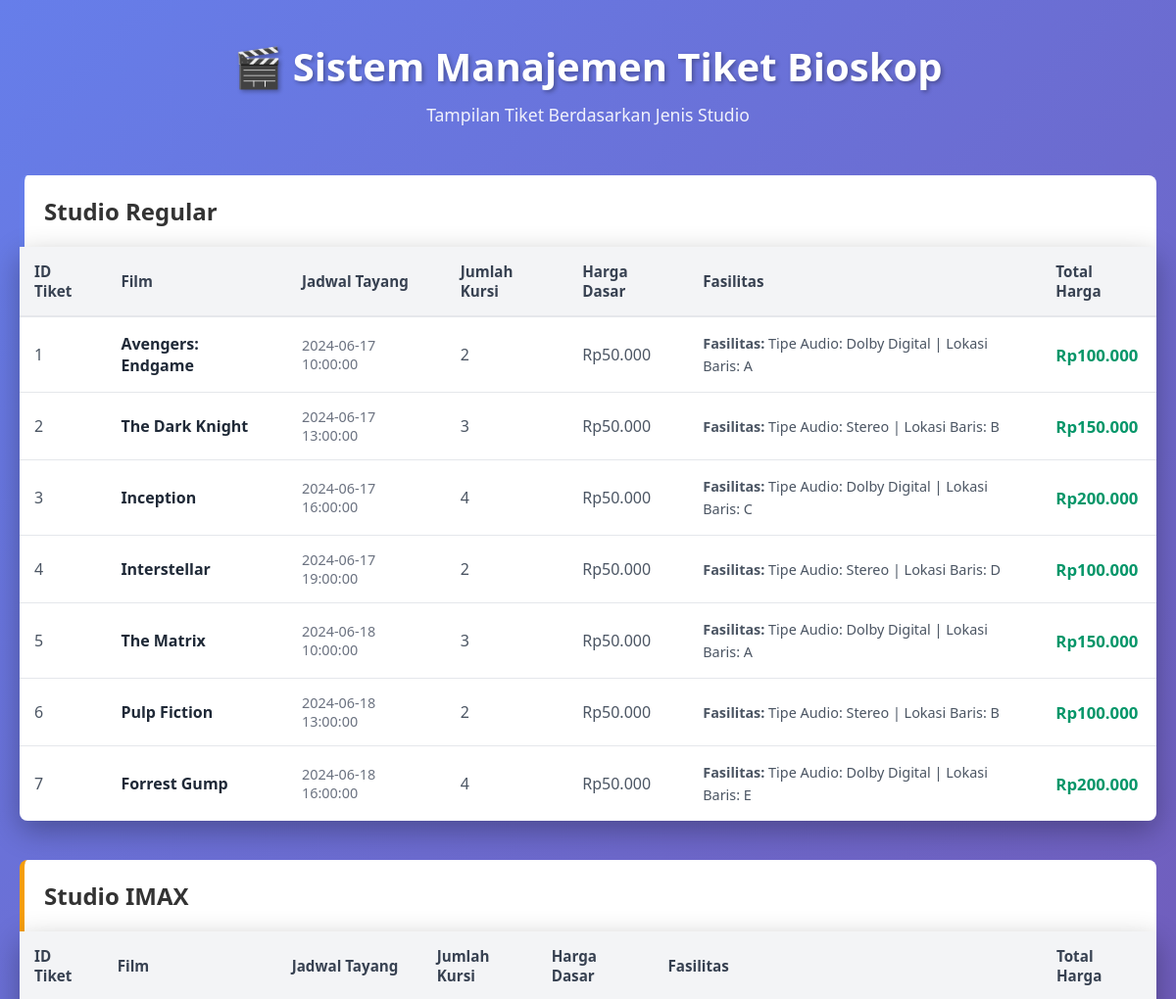
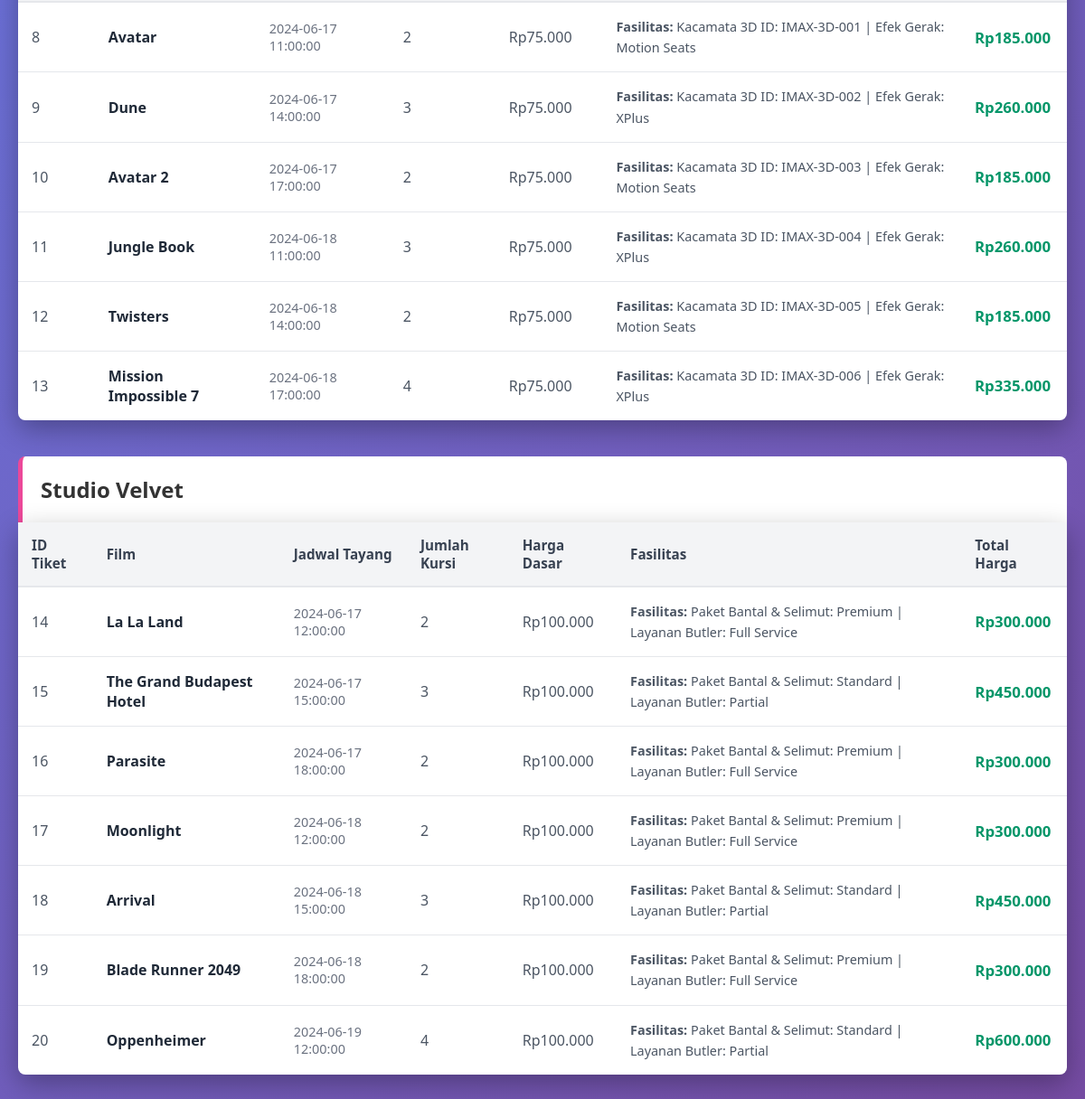
The page / on the database its author committed (2 pictures, top to bottom).
### tables this page shows
CREATE TABLE `tabel_tiket` (
    `id_tiket` INT PRIMARY KEY AUTO_INCREMENT,
    `nama_film` VARCHAR(100) NOT NULL,
    `jadwal_tayang` DATETIME NOT NULL,
    `jumlah_kursi` INT NOT NULL,
    `harga_dasar_tiket` DECIMAL(10, 2) NOT NULL,
    `jenis_studio` ENUM('Regular', 'IMAX', 'Velvet') NOT NULL,
    
     
    `tipe_audio` VARCHAR(50),
    `lokasi_baris` VARCHAR(10),
    `kacamata_3d_id` VARCHAR(50),
    `efek_gerak_fitur` VARCHAR(50),
    `bantal_selimut_pack` VARCHAR(50),
    `layanan_butler` VARCHAR(50),
    
    `created_at` TIMESTAMP DEFAULT CURRENT_TIMESTAMP,
    
    KEY `idx_jenis_studio` (`jenis_studio`)
);

### Tiket.php (called while the page is built, shortened)
<?php
abstract class Tiket {
    protected int $id_tiket;
    protected string $nama_film;
    protected string $jadwal_tayang;
    protected int $jumlah_kursi;
    protected float $hargaDasarTiket;
    public function __construct(
        int $id_tiket,
        string $nama_film,
        string $jadwal_tayang,
        int $jumlah_kursi,
        float $hargaDasarTiket
    ) {
        $this->id_tiket = $id_tiket;
        $this->nama_film = $nama_film;
        $this->jadwal_tayang = $jadwal_tayang;
        $this->jumlah_kursi = $jumlah_kursi;
        $this->hargaDasarTiket = $hargaDasarTiket;
    }
    public function getIdTiket(): int {
        return $this->id_tiket;
    }
    public function getNamaFilm(): string {
        return $this->nama_film;
    }
    public function getJadwalTayang(): string {
        return $this->jadwal_tayang;
    }
    public function getJumlahKursi(): int {
        return $this->jumlah_kursi;
    }
    public function getHargaDasarTiket(): float {
        return $this->hargaDasarTiket;
    }
}

### index.php (the view, shortened to what this page needs)
<?php
$config = require_once __DIR__ . '/config.php';
require_once __DIR__ . '/Tiket.php';
require_once __DIR__ . '/TiketRegular.php';
require_once __DIR__ . '/TiketIMAX.php';
require_once __DIR__ . '/TiketVelvet.php';
$db = new Database($config['database']);
$pdo = $db->getConnection();
$tiketRegular = [];
$tiketImax = [];
$tiketVelvet = [];
try {
    $query = "SELECT * FROM tabel_tiket ORDER BY jenis_studio, id_tiket";
    $stmt = $pdo->prepare($query);
    $stmt->execute();
    $data = $stmt->fetchAll();
    foreach ($data as $row) {
        $jenis_studio = strtolower($row['jenis_studio'] ?? '');
        try {
            if ($jenis_studio === 'regular') {
                $tiket = TiketRegular::fromDatabaseRow($row);
                $tiketRegular[] = $tiket;
            } elseif ($jenis_studio === 'imax') {
                $tiket = TiketIMAX::fromDatabaseRow($row);
                $tiketImax[] = $tiket;
            } elseif ($jenis_studio === 'velvet') {
                $tiket = TiketVelvet::fromDatabaseRow($row);
                $tiketVelvet[] = $tiket;
            }
        } catch (InvalidArgumentException $e) {
            error_log("Skipping ticket due to validation error: " . $e->getMessage());
            continue;
        }
    }
} catch (PDOException $e) {
    die("Database Error: " . $e->getMessage());
}
?>
<!DOCTYPE html>
<html lang="id">
<head>
</head>
<body>
    <div class="container">
        <div class="header">
            <h1>🎬 Sistem Manajemen Tiket Bioskop</h1>
            <p>Tampilan Tiket Berdasarkan Jenis Studio</p>
        </div>
        <div class="studio-section">
            <div class="studio-title">Studio Regular</div>
            <div class="table-wrapper">
                <?php if (empty($tiketRegular)): ?>
                    <div class="empty-message">Tidak ada tiket untuk Studio Regular</div>
                <?php else: ?>
                    <table>
                        <thead>
                            <tr>
                                <th>ID Tiket</th>
                                <th>Film</th>
                                <th>Jadwal Tayang</th>
                                <th>Jumlah Kursi</th>
                                <th>Harga Dasar</th>
                                <th>Fasilitas</th>
                                <th>Total Harga</th>
                            </tr>
                        </thead>
                        <tbody>
                            <?php foreach ($tiketRegular as $tiket): ?>
                                <tr>
                                    <td><?php echo htmlspecialchars((string) $tiket->getIdTiket()); ?></td>
                                    <td class="film-name"><?php echo htmlspecialchars($tiket->getNamaFilm()); ?></td>
                                    <td class="schedule"><?php echo htmlspecialchars($tiket->getJadwalTayang()); ?></td>
                                    <td><?php echo htmlspecialchars((string) $tiket->getJumlahKursi()); ?></td>
                                    <td>Rp<?php echo number_format($tiket->getHargaDasarTiket(), 0, ',', '.'); ?></td>
                                    <td class="facilities">
                                        <?php $tiket->tampilkanInfoFasilitas(); ?>
                                    </td>
                                    <td class="price">Rp<?php echo number_format($tiket->hitungTotalHarga(), 0, ',', '.'); ?></td>
                                </tr>
                            <?php endforeach; ?>
                        </tbody>
                    </table>
                <?php endif; ?>
            </div>
        </div>
        <div class="studio-section">
            <div class="studio-title imax">Studio IMAX</div>
            <div class="table-wrapper">
                <?php if (empty($tiketImax)): ?>
                    <div class="empty-message">Tidak ada tiket untuk Studio IMAX</div>
                <?php else: ?>
                    <table>
                        <thead>
                            <tr>
                                <th>ID Tiket</th>
                                <th>Film</th>
                                <th>Jadwal Tayang</th>
                                <th>Jumlah Kursi</th>
                                <th>Harga Dasar</th>
                                <th>Fasilitas</th>
                                <th>Total Harga</th>
                            </tr>
                        </thead>
                        <tbody>
                            <?php foreach ($tiketImax as $tiket): ?>
                                <tr>
                                    <td><?php echo htmlspecialchars((string) $tiket->getIdTiket()); ?></td>
                                    <td class="film-name"><?php echo htmlspecialchars($tiket->getNamaFilm()); ?></td>
                                    <td class="schedule"><?php echo htmlspecialchars($tiket->getJadwalTayang()); ?></td>
                                    <td><?php echo htmlspecialchars((string) $tiket->getJumlahKursi()); ?></td>
                                    <td>Rp<?php echo number_format($tiket->getHargaDasarTiket(), 0, ',', '.'); ?></td>
                                    <td class="facilities">
                                        <?php $tiket->tampilkanInfoFasilitas(); ?>
                                    </td>
                                    <td class="price">Rp<?php echo number_format($tiket->hitungTotalHarga(), 0, ',', '.'); ?></td>
                                </tr>
                            <?php endforeach; ?>
                        </tbody>
                    </table>
                <?php endif; ?>
            </div>
        </div>
        <div class="studio-section">
            <div class="studio-title velvet">Studio Velvet</div>
            <div class="table-wrapper">
                <?php if (empty($tiketVelvet)): ?>
                    <div class="empty-message">Tidak ada tiket untuk Studio Velvet</div>
                <?php else: ?>
                    <table>
                        <thead>
                            <tr>
                                <th>ID Tiket</th>
                                <th>Film</th>
                                <th>Jadwal Tayang</th>
                                <th>Jumlah Kursi</th>
                                <th>Harga Dasar</th>
                                <th>Fasilitas</th>
                                <th>Total Harga</th>
                            </tr>
                        </thead>
                        <tbody>
                            <?php foreach ($tiketVelvet as $tiket): ?>
                                <tr>
                                    <td><?php echo htmlspecialchars((string) $tiket->getIdTiket()); ?></td>
                                    <td class="film-name"><?php echo htmlspecialchars($tiket->getNamaFilm()); ?></td>
                                    <td class="schedule"><?php echo htmlspecialchars($tiket->getJadwalTayang()); ?></td>
                                    <td><?php echo htmlspecialchars((string) $tiket->getJumlahKursi()); ?></td>
                                    <td>Rp<?php echo number_format($tiket->getHargaDasarTiket(), 0, ',', '.'); ?></td>
                                    <td class="facilities">
                                        <?php $tiket->tampilkanInfoFasilitas(); ?>
                                    </td>
                                    <td class="price">Rp<?php echo number_format($tiket->hitungTotalHarga(), 0, ',', '.'); ?></td>
                                </tr>
                            <?php endforeach; ?>
                        </tbody>
                    </table>
                <?php endif; ?>
            </div>
        </div>
    </div>
</body>
</html>

### TiketRegular.php (shortened to what this page needs)
<?php
class TiketRegular extends Tiket {
    protected string $tipeAudio;
    protected string $lokasiBaris;
    public function __construct(
        int $id_tiket,
        string $nama_film,
        string $jadwal_tayang,
        int $jumlah_kursi,
        float $hargaDasarTiket,
        string $tipeAudio,
        string $lokasiBaris
    ) {
        $this->tipeAudio = $tipeAudio;
        $this->lokasiBaris = $lokasiBaris;
    }
    public static function fromDatabaseRow(array $data): self {
        $required = ['id_tiket', 'nama_film', 'jadwal_tayang', 'jumlah_kursi', 'harga_dasar_tiket', 'tipe_audio', 'lokasi_baris'];
        return new self(
            (int) $data['id_tiket'],
            (string) $data['nama_film'],
            (string) $data['jadwal_tayang'],
            (int) $data['jumlah_kursi'],
            (float) $data['harga_dasar_tiket'],
            (string) $data['tipe_audio'],
            (string) $data['lokasi_baris']
        );
    }
    public function hitungTotalHarga(): float {
        return (float) ($this->jumlah_kursi * $this->hargaDasarTiket);
    }
    public function tampilkanInfoFasilitas(): void {
        echo "<strong>Fasilitas:</strong> Tipe Audio: {$this->tipeAudio} | Lokasi Baris: {$this->lokasiBaris}";
    }
}

### TiketIMAX.php (shortened to what this page needs)
<?php
class TiketIMAX extends Tiket {
    protected string $kacamata3dId;
    protected string $efekGerakFitur;
    public function __construct(
        int $id_tiket,
        string $nama_film,
        string $jadwal_tayang,
        int $jumlah_kursi,
        float $hargaDasarTiket,
        string $kacamata3dId,
        string $efekGerakFitur
    ) {
        $this->kacamata3dId = $kacamata3dId;
        $this->efekGerakFitur = $efekGerakFitur;
    }
    public static function fromDatabaseRow(array $data): self {
        $required = ['id_tiket', 'nama_film', 'jadwal_tayang', 'jumlah_kursi', 'harga_dasar_tiket', 'kacamata_3d_id', 'efek_gerak_fitur'];
        return new self(
            (int) $data['id_tiket'],
            (string) $data['nama_film'],
            (string) $data['jadwal_tayang'],
            (int) $data['jumlah_kursi'],
            (float) $data['harga_dasar_tiket'],
            (string) $data['kacamata_3d_id'],
            (string) $data['efek_gerak_fitur']
        );
    }
    public function hitungTotalHarga(): float {
        return (float) (($this->jumlah_kursi * $this->hargaDasarTiket) + 35000);
    }
    public function tampilkanInfoFasilitas(): void {
        echo "<strong>Fasilitas:</strong> Kacamata 3D ID: {$this->kacamata3dId} | Efek Gerak: {$this->efekGerakFitur}";
    }
}

### TiketVelvet.php (shortened to what this page needs)
<?php
class TiketVelvet extends Tiket {
    protected string $bantalSelimutPack;
    protected string $layananButler;
    public function __construct(
        int $id_tiket,
        string $nama_film,
        string $jadwal_tayang,
        int $jumlah_kursi,
        float $hargaDasarTiket,
        string $bantalSelimutPack,
        string $layananButler
    ) {
        $this->bantalSelimutPack = $bantalSelimutPack;
        $this->layananButler = $layananButler;
    }
    public static function fromDatabaseRow(array $data): self {
        $required = ['id_tiket', 'nama_film', 'jadwal_tayang', 'jumlah_kursi', 'harga_dasar_tiket', 'bantal_selimut_pack', 'layanan_butler'];
        return new self(
            (int) $data['id_tiket'],
            (string) $data['nama_film'],
            (string) $data['jadwal_tayang'],
            (int) $data['jumlah_kursi'],
            (float) $data['harga_dasar_tiket'],
            (string) $data['bantal_selimut_pack'],
            (string) $data['layanan_butler']
        );
    }
    public function hitungTotalHarga(): float {
        return (float) (($this->jumlah_kursi * $this->hargaDasarTiket) * 1.50);
    }
    public function tampilkanInfoFasilitas(): void {
        echo "<strong>Fasilitas:</strong> Paket Bantal & Selimut: {$this->bantalSelimutPack} | Layanan Butler: {$this->layananButler}";
    }
}

### index.php (style rules this page uses)
* { margin: 0; padding: 0; box-sizing: border-box; }
body { font-family: 'Segoe UI', Tahoma, Geneva, Verdana, sans-serif; background: linear-gradient(135deg, #667eea 0%, #764ba2 100%); min-height: 100vh; padding: 40px 20px; }
.container { max-width: 1200px; margin: 0 auto; }
.header { text-align: center; color: white; margin-bottom: 50px; }
.header h1 { font-size: 2.5rem; margin-bottom: 10px; text-shadow: 2px 2px 4px rgba(0, 0, 0, 0.3); }
.header p { font-size: 1.1rem; opacity: 0.9; }
.studio-section { margin-bottom: 40px; }
.studio-title { background: white; padding: 20px; border-radius: 8px 8px 0 0; border-left: 5px solid #667eea; font-size: 1.5rem; font-weight: bold; color: #333; }
.studio-title.imax { border-left-color: #f59e0b; }
.studio-title.velvet { border-left-color: #ec4899; }
.table-wrapper { background: white; border-radius: 0 0 8px 8px; overflow: hidden; box-shadow: 0 10px 30px rgba(0, 0, 0, 0.3); }
table { width: 100%; border-collapse: collapse; }
thead { background: #f3f4f6; border-bottom: 2px solid #e5e7eb; }
th { padding: 15px; text-align: left; font-weight: 600; color: #374151; font-size: 0.95rem; }
td { padding: 15px; border-bottom: 1px solid #e5e7eb; color: #4b5563; }
tbody tr:last-child td { border-bottom: none; }
.film-name { font-weight: 600; color: #1f2937; }
.schedule { font-size: 0.9rem; color: #6b7280; }
.facilities { font-size: 0.9rem; color: #4b5563; line-height: 1.6; }
.price { font-weight: 700; color: #059669; font-size: 1.05rem; }

### rows shown on the page
tabel_tiket: id_tiket "1", nama_film "Avengers: Endgame", jadwal_tayang "2024-06-17 10:00:00", jumlah_kursi "2", harga_dasar_tiket "50.000", tipe_audio "Dolby Digital", lokasi_baris "A", $tiket->hitungTotalHarga() "100.000"
tabel_tiket: id_tiket "2", nama_film "The Dark Knight", jadwal_tayang "2024-06-17 13:00:00", jumlah_kursi "3", harga_dasar_tiket "50.000", tipe_audio "Stereo", lokasi_baris "B", $tiket->hitungTotalHarga() "150.000"
tabel_tiket: id_tiket "3", nama_film "Inception", jadwal_tayang "2024-06-17 16:00:00", jumlah_kursi "4", harga_dasar_tiket "50.000", tipe_audio "Dolby Digital", lokasi_baris "C", $tiket->hitungTotalHarga() "200.000"
tabel_tiket: id_tiket "4", nama_film "Interstellar", jadwal_tayang "2024-06-17 19:00:00", jumlah_kursi "2", harga_dasar_tiket "50.000", tipe_audio "Stereo", lokasi_baris "D", $tiket->hitungTotalHarga() "100.000"
tabel_tiket: id_tiket "5", nama_film "The Matrix", jadwal_tayang "2024-06-18 10:00:00", jumlah_kursi "3", harga_dasar_tiket "50.000", tipe_audio "Dolby Digital", lokasi_baris "A", $tiket->hitungTotalHarga() "150.000"
tabel_tiket: id_tiket "6", nama_film "Pulp Fiction", jadwal_tayang "2024-06-18 13:00:00", jumlah_kursi "2", harga_dasar_tiket "50.000", tipe_audio "Stereo", lokasi_baris "B", $tiket->hitungTotalHarga() "100.000"
tabel_tiket: id_tiket "7", nama_film "Forrest Gump", jadwal_tayang "2024-06-18 16:00:00", jumlah_kursi "4", harga_dasar_tiket "50.000", tipe_audio "Dolby Digital", lokasi_baris "E", $tiket->hitungTotalHarga() "200.000"
tabel_tiket: id_tiket "8", nama_film "Avatar", jadwal_tayang "2024-06-17 11:00:00", jumlah_kursi "2", harga_dasar_tiket "75.000", kacamata_3d "IMAX-3D-001", efek_gerak_fitur "Motion Seats", $tiket->hitungTotalHarga() "185.000"
tabel_tiket: id_tiket "9", nama_film "Dune", jadwal_tayang "2024-06-17 14:00:00", jumlah_kursi "3", harga_dasar_tiket "75.000", kacamata_3d "IMAX-3D-002", efek_gerak_fitur "XPlus", $tiket->hitungTotalHarga() "260.000"
tabel_tiket: id_tiket "10", nama_film "Avatar 2", jadwal_tayang "2024-06-17 17:00:00", jumlah_kursi "2", harga_dasar_tiket "75.000", kacamata_3d "IMAX-3D-003", efek_gerak_fitur "Motion Seats", $tiket->hitungTotalHarga() "185.000"
tabel_tiket: id_tiket "11", nama_film "Jungle Book", jadwal_tayang "2024-06-18 11:00:00", jumlah_kursi "3", harga_dasar_tiket "75.000", kacamata_3d "IMAX-3D-004", efek_gerak_fitur "XPlus", $tiket->hitungTotalHarga() "260.000"
tabel_tiket: id_tiket "12", nama_film "Twisters", jadwal_tayang "2024-06-18 14:00:00", jumlah_kursi "2", harga_dasar_tiket "75.000", kacamata_3d "IMAX-3D-005", efek_gerak_fitur "Motion Seats", $tiket->hitungTotalHarga() "185.000"
tabel_tiket: id_tiket "13", nama_film "Mission Impossible 7", jadwal_tayang "2024-06-18 17:00:00", jumlah_kursi "4", harga_dasar_tiket "75.000", kacamata_3d "IMAX-3D-006", efek_gerak_fitur "XPlus", $tiket->hitungTotalHarga() "335.000"
tabel_tiket: id_tiket "14", nama_film "La La Land", jadwal_tayang "2024-06-17 12:00:00", jumlah_kursi "2", harga_dasar_tiket "100.000", bantal_selimut_pack "Premium", layanan_butler "Full Service", $tiket->hitungTotalHarga() "300.000"
tabel_tiket: id_tiket "15", nama_film "The Grand Budapest Hotel", jadwal_tayang "2024-06-17 15:00:00", jumlah_kursi "3", harga_dasar_tiket "100.000", bantal_selimut_pack "Standard", layanan_butler "Partial", $tiket->hitungTotalHarga() "450.000"
tabel_tiket: id_tiket "16", nama_film "Parasite", jadwal_tayang "2024-06-17 18:00:00", jumlah_kursi "2", harga_dasar_tiket "100.000", bantal_selimut_pack "Premium", layanan_butler "Full Service", $tiket->hitungTotalHarga() "300.000"
tabel_tiket: id_tiket "17", nama_film "Moonlight", jadwal_tayang "2024-06-18 12:00:00", jumlah_kursi "2", harga_dasar_tiket "100.000", bantal_selimut_pack "Premium", layanan_butler "Full Service", $tiket->hitungTotalHarga() "300.000"
tabel_tiket: id_tiket "18", nama_film "Arrival", jadwal_tayang "2024-06-18 15:00:00", jumlah_kursi "3", harga_dasar_tiket "100.000", bantal_selimut_pack "Standard", layanan_butler "Partial", $tiket->hitungTotalHarga() "450.000"
tabel_tiket: id_tiket "19", nama_film "Blade Runner 2049", jadwal_tayang "2024-06-18 18:00:00", jumlah_kursi "2", harga_dasar_tiket "100.000", bantal_selimut_pack "Premium", layanan_butler "Full Service", $tiket->hitungTotalHarga() "300.000"
tabel_tiket: id_tiket "20", nama_film "Oppenheimer", jadwal_tayang "2024-06-19 12:00:00", jumlah_kursi "4", harga_dasar_tiket "100.000", bantal_selimut_pack "Standard", layanan_butler "Partial", $tiket->hitungTotalHarga() "600.000"
